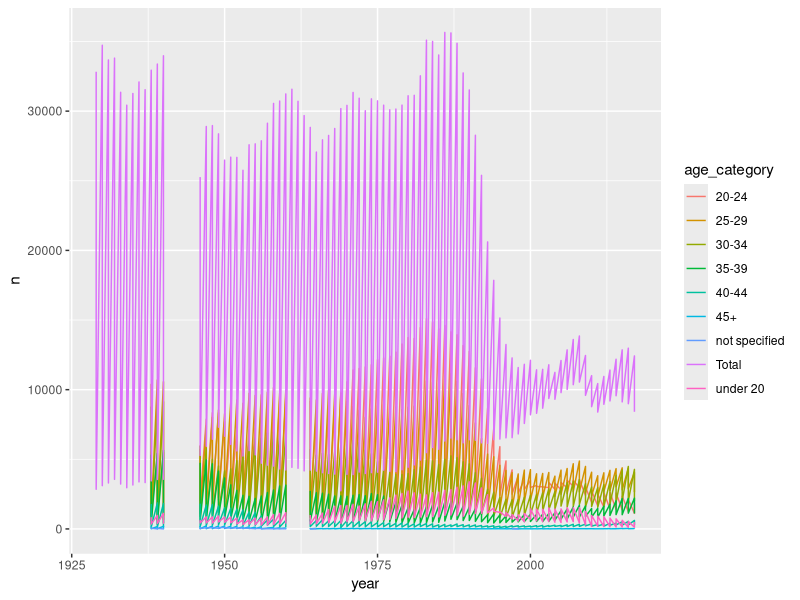

Here is the R script that generated this plot:

library(tidyverse)

# https://data1.csb.gov.lv/pxweb/en/iedz/iedz__dzimst/IDG060.px/
# IDG060. Dzīvi dzimušie laulībā un ārpus laulības pēc mātes vecuma
# IDG060. Live births by marital status and age of mother

idg060_orig <- read_delim("content/post/IDG060.csv", delim = ";", skip = 2, na = "...")
idg060_orig

idg060 <- idg060_orig %>% 
  gather(key, value, -1, -2) %>% 
  set_names(c("year", "marital_status_of_month", "age_category", "n"))

idg060 %>% 
  filter(marital_status_of_month != "Total") %>% 
  ggplot(aes(x = year, y = n, colour = age_category)) +
  geom_line()


# https://data1.csb.gov.lv/pxweb/en/iedz/iedz__dzimst/IDG070.px/
# IDG070. Dzīvi dzimušie pēc dzimuma un mātes vecuma
# IDG070. Live births by sex and age of mother

idg070_orig <- read_delim("content/post/IDG070.csv", delim = ";", skip = 2, na = "...")
idg070_orig

# https://data1.csb.gov.lv/pxweb/lv/iedz/iedz__dzimst/IDG080.px
# IDG080. Dzīvi dzimušie pēc mātes un tēva vecuma
# IDG080. Live births by age of parents

idg080_orig <- read_delim("content/post/IDG080.csv", delim = ";", skip = 2, na = "...")
idg080_orig
